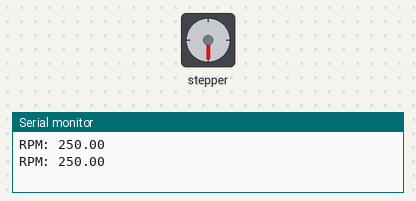
Bench run of a sketch on a simulated ESP32. Parts: stepper motor, the last lines printed to the serial monitor. Wiring (inferred from the names in the program): stepper motor driver (200 steps per turn assumed): step GPIO 12; direction GPIO 14.

Above: at 0.3 s.
At 10.45 s:
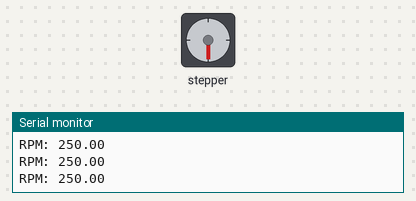
At 20.25 s:
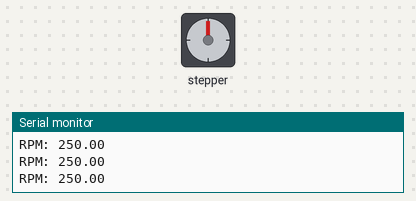
At 39.11 s:
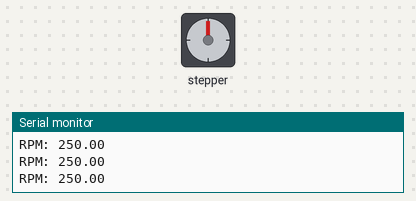
Timing chart, 0 to 40.0 s (numbered marks = the images above):
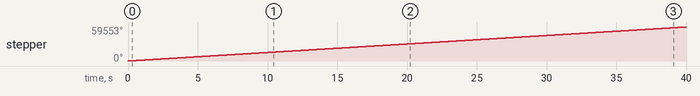

The sketch:

un_motor.ino
```cpp
// CNC Shield Stepper Control Demo with Speed Control
// Superb Tech
// www.youtube.com/superbtech


const int StepX = 12;
const int DirX = 14;
const int potPin = 34; // Pin del potenciómetro

const int numero_pasos = 200;


void setup() {


  pinMode(StepX,OUTPUT);
  pinMode(DirX,OUTPUT);


  Serial.begin(115200);
}

void loop() {
  //int speed = map(analogRead(potPin), 0, 1023, 2000, 100); // Lee el valor del potenciómetro y mapea la velocidad
  int speed= 600;

 digitalWrite(DirX, HIGH); // set direction, HIGH for clockwise, LOW for anticlockwise


 for(int x = 0; x<100; x++) { // loop for 200 steps
  digitalWrite(StepX,HIGH);
  delayMicroseconds(speed);
  digitalWrite(StepX,LOW);
  delayMicroseconds(speed);
 }


  float RPM = (1.8*60/(2*speed*0.000001*360));
  Serial.print("RPM: ");
  Serial.println(RPM);


}
```

Measured:
- by itself, stepper: keeps turning clockwise at about 1490°/s
